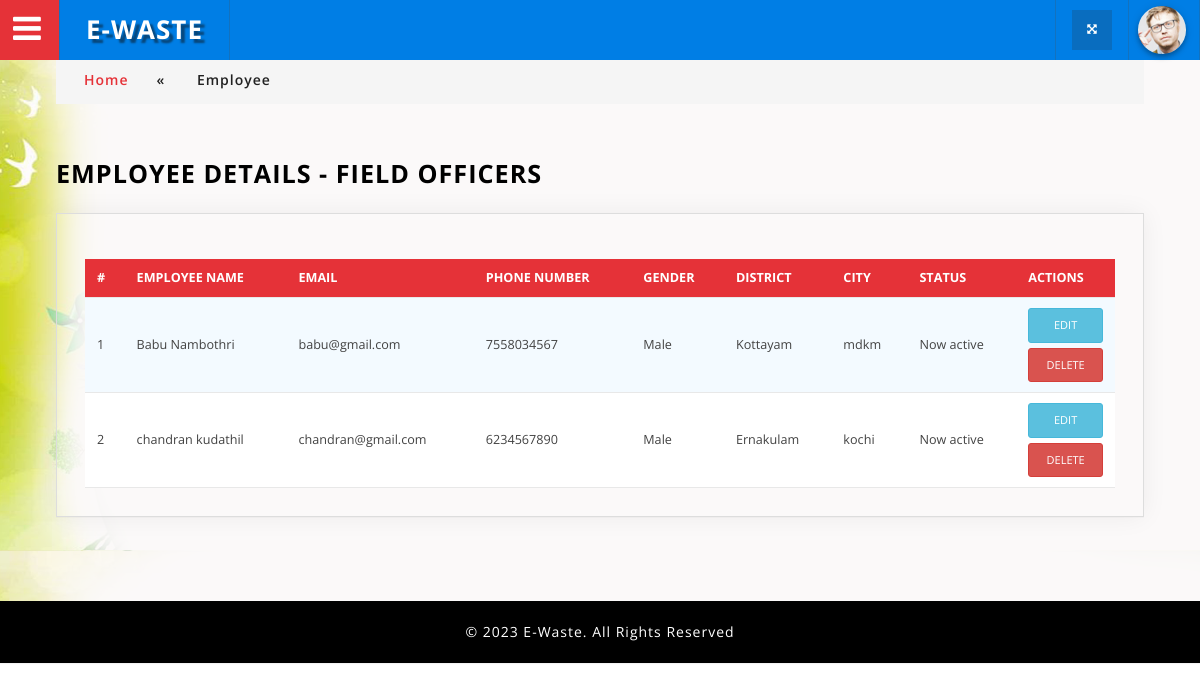
The app's page /admin/employee_view.php?emp=fieldofficer (signed in) with its own data.
### tables this page shows
CREATE TABLE IF NOT EXISTS `employee` (
  `emp_id` int NOT NULL AUTO_INCREMENT,
  `employee_type` varchar(200) NOT NULL,
  `emp_name` varchar(50) NOT NULL,
  `phone` varchar(50) NOT NULL,
  `gender` varchar(10) NOT NULL,
  `city` varchar(30) NOT NULL,
  `email` varchar(50) NOT NULL,
  `district` varchar(30) NOT NULL,
  PRIMARY KEY (`emp_id`)
);

### connectionclass.php (called while the page is built, shortened)
<?php
class Connectionclass
{
	public $db = null;
 public function open()
  {
    $dbname ="ewaste1";
  	 $this->db = mysqli_connect("localhost","root","","$dbname") or die('Error connecting to MySQL server.');
  }
  public function GetTable($qry)
 {
 	try
	{
		$result=mysqli_query($this->db,$qry);
		if($result)
		{
			$data = array();
			while ($row = mysqli_fetch_assoc($result))
			{
				$data[] = $row;
			}
			return $data;
		}
		else
			throw new Exception(mysqli_error($this->db));
	}
	catch(Exception $e)
	{
		return $e->getMessage();
	}
 }
}
?>

### admin/employee_view.php (the view, shortened to what this page needs)
<?php
require_once('../ConnectionClass.php');
require_once('header.php');
$obj=new connectionclass();
$type=$_REQUEST['emp'];
$qry1="select * from employee inner join login on employee.email=login.username and login.usertype='$type'";
$result=$obj->GetTable($qry1);
?>
				<div class="inner_content" style="background-image: url(images/home1.png);">
						<div class="w3l_agileits_breadcrumbs">
							<div class="w3l_agileits_breadcrumbs_inner">
								<ul>
									<li><a href="index.php">Home</a><span>«</span></li>
									<li>Employee</li>
								</ul>
							</div>
						</div>
					<div class="inner_content_w3_agile_info two_in">
					  <h2 class="w3_inner_tittle">Employee Details - <?php
if($type=='frontofficer')
{
echo "Front Officers";
}
else
{
echo "Field Officers";
}
					  ?></h2>
									<div class="agile-tables">
										<div class="w3l-table-info agile_info_shadow">
											<table id="table">
											<thead>
											  <tr>
											  	<th>#</th>
												<th>Employee Name</th>
												<th>Email</th>
												<th>Phone Number</th>
												<th>Gender</th>
												<th>District</th>
												<th>City</th>
												<th>Status</th>
												<th>Actions</th>
											  </tr>
											</thead>
											<tbody>
												<?php
												if(count($result)>0)
												{
												$i=0;
												foreach ($result as $r)
												{
													$i++;
													?>
											  <tr>
												<td><?php echo $i;?></td>
												<td><?php echo $r["emp_name"];?></td>
												<td><?php echo $r["email"];?></td>
												<td><?php echo $r["phone"];?></td>
												<td><?php echo $r["gender"];?></td>
												<td><?php echo $r["district"];?></td>
												<td><?php echo $r["city"];?></td>
												<td><?php echo "Now ".$r["status"];?><br>
												</td>
												<td><a href="editemployee.php?empid=<?php echo $r['emp_id'];?>" class="btn btn-info btn-block btn-xs"> EDIT </a>
													<a href="codes/employee_delete_exe.php?empid=<?php echo $r['emp_id'];?>" class="btn btn-danger btn-block btn-xs" onClick="return confirm('Are You Sure want to delete?');"> DELETE </a></td>
											  </tr>
											 <?php
											}}
													?>
											</tbody>
										  </table>
								</div>
						</div>
				    </div>
				</div>
<?php
require_once('footer.php');
?>

### admin/css/table-style.css (style rules this page uses)
table { background: white; border-collapse: collapse; margin: 1.25em 0 0; width: 100%; }
table tr, table th, table td { border: none; border-bottom: 1px solid #e8e8e8; font-size: .95em; }
table th, table td { padding: 10px 12px; text-align: left; }
table th { background: #e53238; color: #fff; text-transform: uppercase; }
table tr td { background: #f3faff; color: #424242; }
table tr:nth-of-type(2n+2) td { background: #ffffff; }
table { width: 100%; }

### admin/css/component.css (style rules this page uses)
*, *:after, *::before { -webkit-box-sizing: border-box; -moz-box-sizing: border-box; box-sizing: border-box; }

### admin/css/style.css (style rules this page uses)
body { margin:0; padding:0; background:#fff; font-family: 'Open Sans', sans-serif; }
h1,h2,h3,h4,h5,h6 { margin:0; font-family: 'Open Sans', sans-serif; }
ul { margin:0; padding:0; }
p,ul,ol { font-size:14px; }
input[type="submit"],a,.nbs-flexisel-nav-left,.nbs-flexisel-nav-right { transition:.5s ease-in; -webkit-transition:.5s ease-in; -moz-transition:.5s ease-in; -o-transition:.5s ease-in; -ms-transition:.5s ease-in; }
.inner_content { padding: 4em 4em; min-height: 600px; }
.agile_info_shadow { padding: 1em; box-shadow: 0 0px 24px 0 rgba(0, 0, 0, 0.06), 0 1px 0px 0 rgba(0, 0, 0, 0.02); -webkit-box-shadow: 0 0px 24px 0 rgba(0, 0, 0, 0.06), 0 1px 0px 0 rgba(0, 0, 0, 0.02); -moz-box-shadow: 0 0px 24px 0 rgba(0, 0, 0, 0.06), 0 1px 0px 0 rgba(0, 0, 0, 0.02); -o-box-shadow:0 0px 24px 0 rgba(0, 0, 0, 0.06), 0 1px 0px 0 rgba(0, 0, 0, 0.02); border: 1px solid #ddd; }
.inner_content_w3_agile_info { margin-top:4.5em; }
.inner_content_w3_agile_info.two_in { margin-top: 4em; }
.w3l_agileits_breadcrumbs { padding:1em 0; background:#f5f5f5; }
.w3l_agileits_breadcrumbs ul li { display:inline-block; color:#212121; font-weight:600; font-family: 'Open Sans', sans-serif; letter-spacing:1px; }
.w3l_agileits_breadcrumbs ul li a { color: #e53238; text-decoration:none; font-family: 'Open Sans', sans-serif; }
.w3l_agileits_breadcrumbs ul li span { padding:0 2em; }
.w3l_agileits_breadcrumbs_inner { padding: 0 2em; }
h2.w3_inner_tittle { text-transform: uppercase; color: #000; margin: 0.5em 0 1em 0; font-weight: 700; font-size: 1.8em; letter-spacing: 1px; }
.btn-block { display: block; width: 100%; }
.btn-xs, .btn-group-xs > .btn { padding: 8px 8px; font-size: 11px; line-height: 1.5; border-radius: 3px; }
.sub_agile_btn.agile_info_shadow,.agile-validation.agile_info_shadow ,.w3l-table-info.agile_info_shadow,.page_w3ls_cal,.agile_info_icons_wthree { padding: 2em; }
.w3l-table-info.agile_info_shadow { margin-bottom: 2em; }

### records on screen
employee: emp_name "Babu Nambothri", email "babu@gmail.com", phone "7558034567", gender "Male", district "Kottayam", city "mdkm", login.status "active"
employee: emp_name "chandran kudathil", email "chandran@gmail.com", phone "6234567890", gender "Male", district "Ernakulam", city "kochi", login.status "active"
